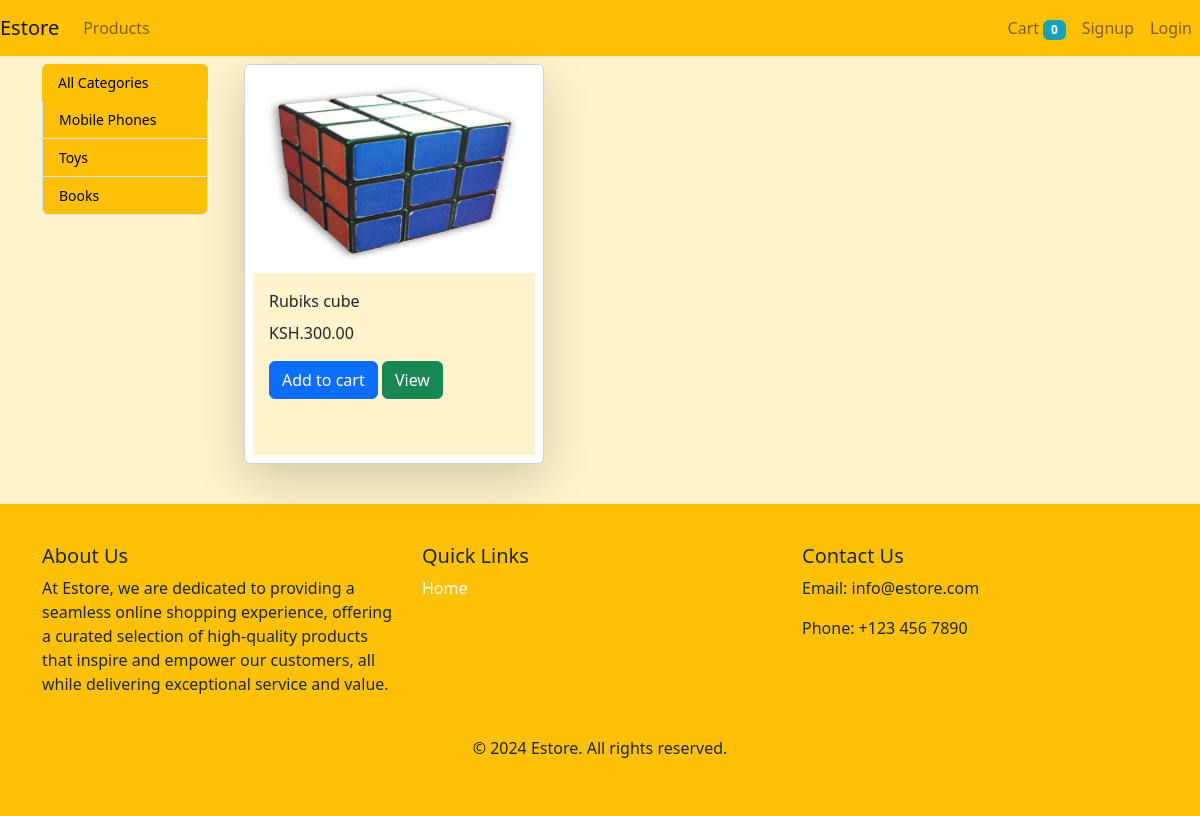
/?category_id=3, run on the app's committed database.
### store/models/category.py (models this page shows, shortened)
class Category(models.Model):
	name = models.CharField(max_length=20)
	@staticmethod
	def getAllCategory():
		return Category.objects.all()

### store/models/product.py (models this page shows, shortened)
class Product(models.Model):
	name = models.CharField(max_length=220)
	price = models.DecimalField(max_digits=10, decimal_places=2)
	category = models.ForeignKey(Category,on_delete=models.CASCADE,default=1)
	description = models.TextField()
	image = models.ImageField(upload_to='upload/products')
	date = models.DateTimeField(auto_now_add=True)
	@staticmethod
	def getAllProduct():
		return Product.objects.all()
	@staticmethod
	def getProductByFilter(category_id):
		if category_id:
			return Product.objects.filter(category = category_id)
		else:
			return Product.getAllProduct()

### store/views/home.py (the view, shortened to what this page needs)
# urls.py: path('',Home.as_view(), name='home'),
class Home(View):
	def get(self,request):
		cart = request.session.get('cart')
		categories = Category.getAllCategory()
		products = Product.getAllProduct().order_by('-id')
		if request.GET.get('id'):
			filterProductById = Product.objects.get(id=int(request.GET.get('id')))
			return render(request, 'productDetail.html',{"product":filterProductById,"categories":categories})
		if not cart:
			request.session['cart'] = {}
		if request.GET.get('category_id'):
			filterProduct = Product.getProductByFilter(request.GET['category_id'])
			return render(request, 'home.html',{"products":filterProduct,"categories":categories})
		return render(request, 'home.html',{"products":products,"categories":categories})

### store/templatetags/cart.py (called while the page is built)
@register.filter(name='is_in_cart')
def is_in_cart(product,cart):
	keys = cart.keys()
	for id in keys:
		if int(id) == product.id:
			return True
	return False

### store/templates/home.html (shortened to what this page needs)
{% extends 'base.html' %}
{% load cart %}
{% block content %}
<div class="container">
    <div class="row">
        <div class="col-md-2 mb-3 mt-2 ">
            <ul class="list-group">
                <li class="list-group-item active bg-warning border-0"><a style="text-decoration:none; color:black;" href="/">All Categories</a></li>
                {% for category in categories %}
                <li class="list-group-item ctg bg-warning"><a style="text-decoration:none; color:black;" href="/?category_id={{ category.id }}">{{ category.name }}</a></li>
                {% endfor %}
            </ul>
        </div>
        <div class="col-md-10">
            <div class="row product-row mx-auto mb-2">
                {% if products|length == 0 %}
                <div class="alert alert-warning col-12">
                    <strong>
                        <h3>No Product Found!</h3>
                    </strong>
                </div>
                {% elif products|length > 0 %}
                    {% for product in products %}
                    <div id="{{ product.id }}" class="col-md-4 mb-4">
                        <div class="card product-card mb-2  shadow-lg mt-2 ">
                            <img class="card-img-top" src="{{ product.image.url }}" height="200px" alt="Card image cap">
                            <div class="card-body bg-warning-subtle m-2">
                                <p class="card-title">{{ product.name|truncatechars:60 }}</p>
                                <p class="card-text">KSH.{{ product.price }}
                                </p>
                                <form action="/#{{ product.id }}" method="POST">
                                    {% if product|is_in_cart:request.session.cart %}
                                    <a class="btn btn-warning" href="/cart">Go to cart </a>
                                    {% else %}
                                    <input class="btn btn-primary" type="submit" value="Add to cart">
                                    {% endif %}
                                    <a class="btn btn-success" href="/?id={{ product.id }}">View</a>
                                </form>
                            </div>
                        </div>
                    </div>
                    {% endfor %}
                {% endif %}
            </div>
        </div>
    </div>
</div>
{% endblock %}

### store/static/css/style.css (style rules this page uses)
.list-group { font-size:14px; }
.product-card { height: 400px; width: 300px; }
.product-card img { height: 200px; }

### data on the page
Category: name "Mobile Phones"
Category: name "Toys"
Category: name "Books"
Product: image (picture), name "Rubiks cube", price "300.00"

### other printed values
{{ request.session.cart.keys|length }} "0"
